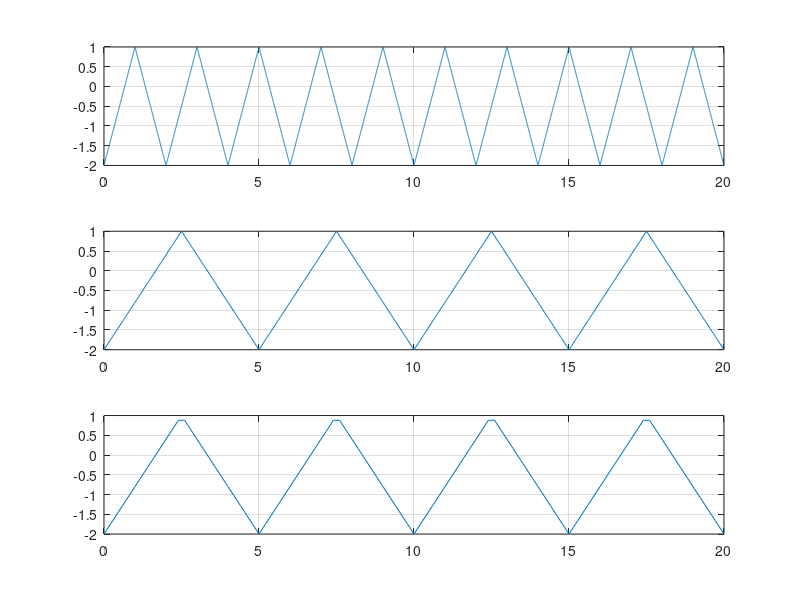

The MATLAB source for this figure:
%2ms
F1=1/2;
t1=0:0.002:20;
x1=-0.5+1.5*sawtooth(2*pi*F1*t1,0.5);
subplot(3,1,1),plot(t1,x1),grid

%20ms
t2=0:0.02:20;
F2=0.2;
x2=-0.5+1.5*sawtooth(2*pi*F2*t2,0.5);
subplot(3,1,2),plot(t2,x2),grid

%200ms
t3=0:0.2:20;
F3=0.2;
x3=-0.5+1.5*sawtooth(2*pi*F3*t3,0.5);
subplot(3,1,3),plot(t3,x3),grid